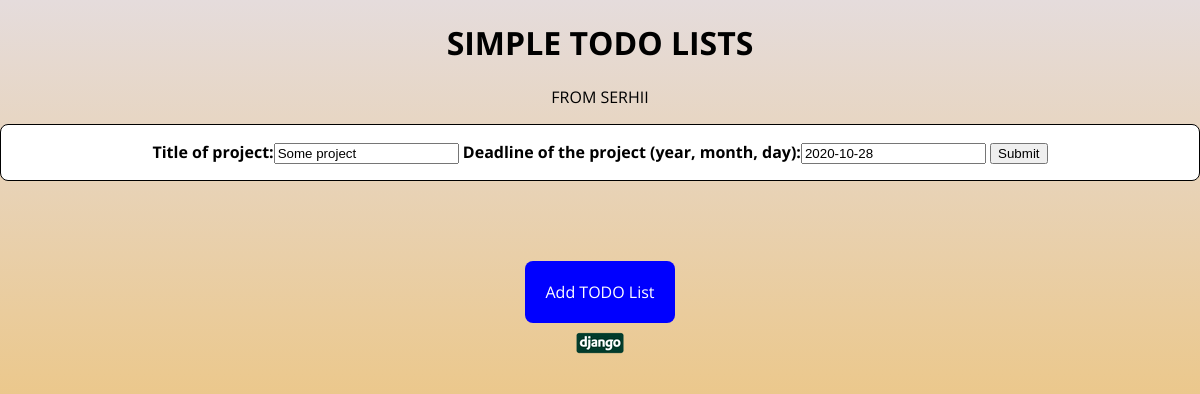
Page /update_project/1 on the earlier database version.
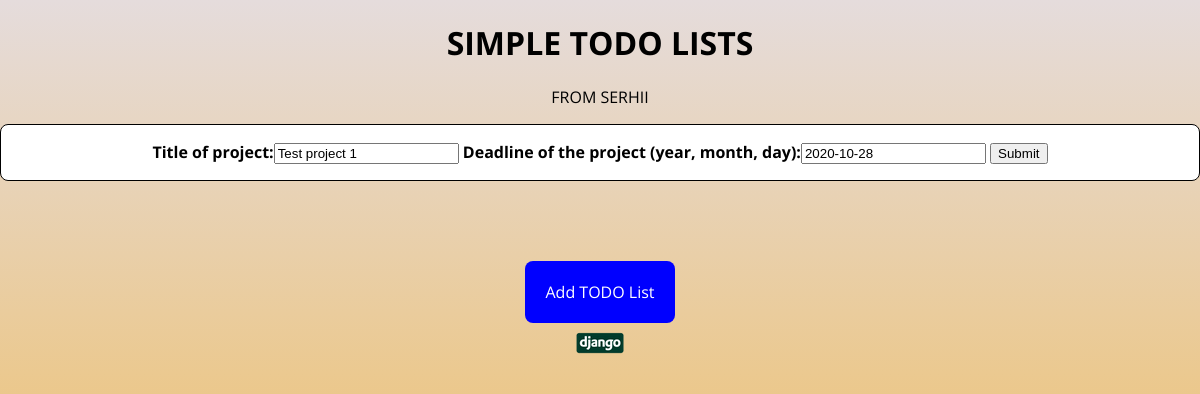
Same page on the later database version.
### tasks/models.py (models this page shows, shortened)
class Project(models.Model):
	title = models.CharField('Title of project', max_length=300, null=True)
	deadline = models.DateField('Deadline of the project (year, month, day)', default=date.today)
	created = models.DateTimeField(auto_now_add=True, null=True)

### tasks/views.py (the view)
# urls.py: path('update_project/<str:pk>' , views.updateProject, name="update_project"),
def updateProject(request, pk):
	project = Project.objects.get(id=pk)
	form = ProjectForm(instance=project)
	if request.method == 'POST':
		form = ProjectForm(request.POST, instance=project)
		if form.is_valid():
			form.save()
		return redirect('/')
	context = {'form':form}
	return render(request, 'tasks/create_project.html', context )

### tasks/forms.py
class ProjectForm(forms.ModelForm):
	class Meta:
		model = Project
		fields = '__all__'

### tasks/templates/tasks/create_project.html (shortened to what this page needs)
{% extends 'tasks/base.html' %}
{% block content %}
<div style="text-align: center; border: 1px solid black; border-radius: 8px;
	background: white; font-weight: bold; ">
	<form method="POST" action="" style="margin:16px 0 16px 0">
			{{form}}
			<input  type="submit" name="Submit" value="Submit">
	</form>
</div>
{% endblock content %}

### tasks/templates/tasks/base.html (shortened to what this page needs)
{% load static %}
<!DOCTYPE html>
<html lang="en">
<head>
	<link rel="stylesheet" type="text/css" href="{% static '/css/main.css' %}">
</head>
<body>
	<header class="title">
		<h1>Simple todo lists</h1>
		<p>From Serhii</p>
	</header>
	{% block content %}
	{% endblock content %}
	<footer class="footer">
		<a class="button" href="{% url 'create_project' %}">
			Add TODO List
		</a>
		<p><img src="{% static 'images/djangologo.png' %}" alt="logo_gango"></p>
	</footer>
</body>
</html>

### static/css/main.css (style rules this page uses)
body { width: 1200px; height: 1000px; padding: 0; margin: 0; font-family: 'Open Sans', sans-serif; font-size: 16px; background-image: linear-gradient(to bottom , #e5dcdc, #f5a911); background-attachment: fixed; display: flex; flex-direction: column; }
.title { text-transform: uppercase; text-align: center; }
.footer { padding-top:100px; text-align: center; color: white; flex-shrink: 0; }
.footer a.button { background: blue; color: white; border-radius: 8px; width: 150px; height: 100px; }
.footer a.button { text-decoration: none; padding:20px; }

Differences in the rows shown:
changed Project: title "Some project" → "Test project 1"
